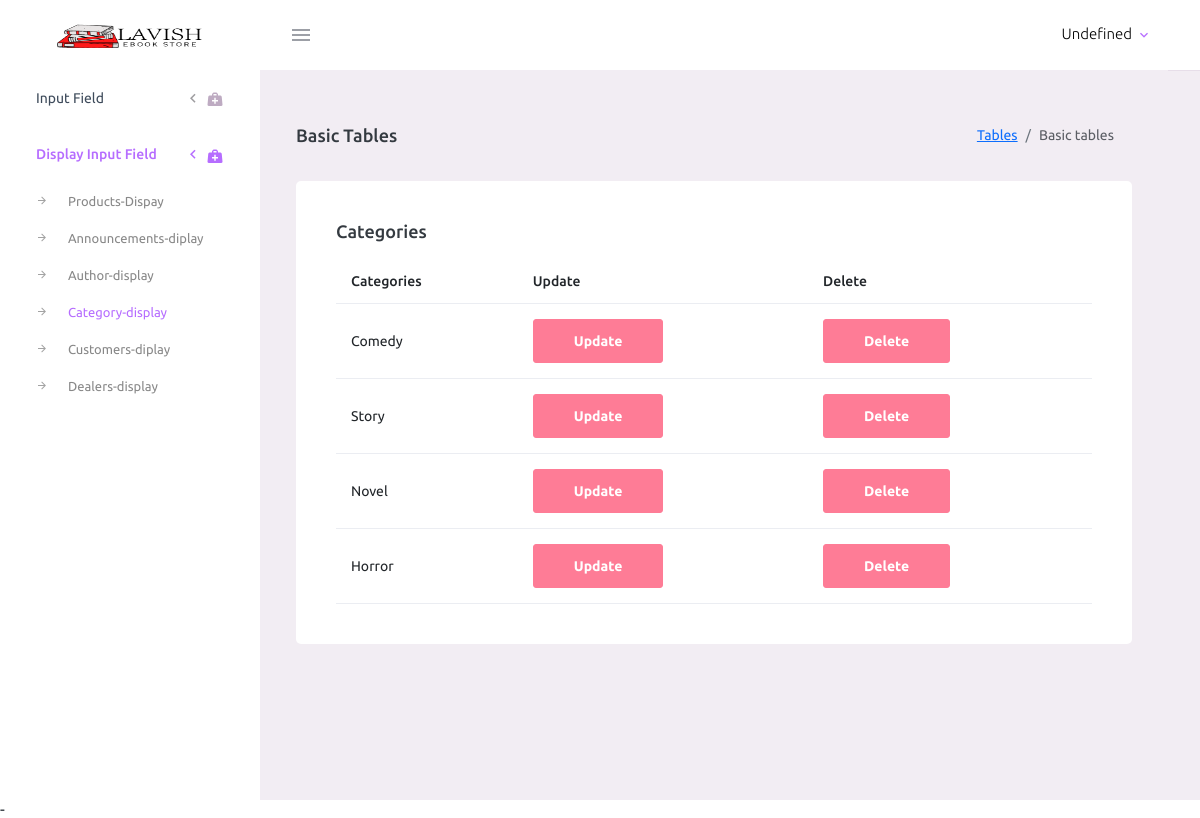
The page /Admin_Panel/category-diplay.php on the database its author committed.
### tables this page shows
CREATE TABLE `categories` (
  `CategoryID` int(11) NOT NULL,
  `CategoryName` varchar(255) NOT NULL
);

### Admin_Panel/category-diplay.php (the view, shortened to what this page needs)
<?php
include "shared/_navbar.php";
?>
      <div class="container-fluid page-body-wrapper">
        <?php
include "shared/_sidebar.php";
?>
        <div class="main-panel">
          <div class="content-wrapper">
            <div class="page-header">
              <h3 class="page-title"> Basic Tables </h3>
              <nav aria-label="breadcrumb">
                <ol class="breadcrumb">
                  <li class="breadcrumb-item"><a href="#">Tables</a></li>
                  <li class="breadcrumb-item active" aria-current="page">Basic tables</li>
                </ol>
              </nav>
            </div>
            <div class="row">
              <div class="col-12 grid-margin stretch-card">
                <div class="card">
                  <div class="card-body">
                    <h4 class="card-title">Categories</h4>
                    <table class="table">
                      <thead>
                        <tr>
                          <th>Categories</th>
                         <th>Update</th>
                         <th>Delete</th>
                        </tr>
                      </thead>
                      <tbody>
                        <?php
                        $qureyy = "SELECT *
                        FROM categories;";
                        $run = mysqli_query($conn,$qureyy);
                        while($data = mysqli_fetch_assoc($run))
                        {
                        ?>
                        <tr>
                          <td> <?php echo $data['CategoryName'] ?></td>
                          <td> <a href="cate-update.php?updateId=<?php echo $data['CategoryID']?>" class="btn btn-danger">Update</a></td>
                          <td> <a href="cate-delete.php?deleteid=<?php echo $data['CategoryID']?>" class="btn btn-danger">Delete</a></td>
                        </tr>
<?php
}?>
                      </tbody>
                    </table>
                  </div>
                </div>
              </div>
        </div>
          </div>
        </div>
          <?php
include "shared/_footer.php";
?>-

### rows shown on the page
categories: CategoryName "Comedy"
categories: CategoryName "Story"
categories: CategoryName "Novel"
categories: CategoryName "Horror"
